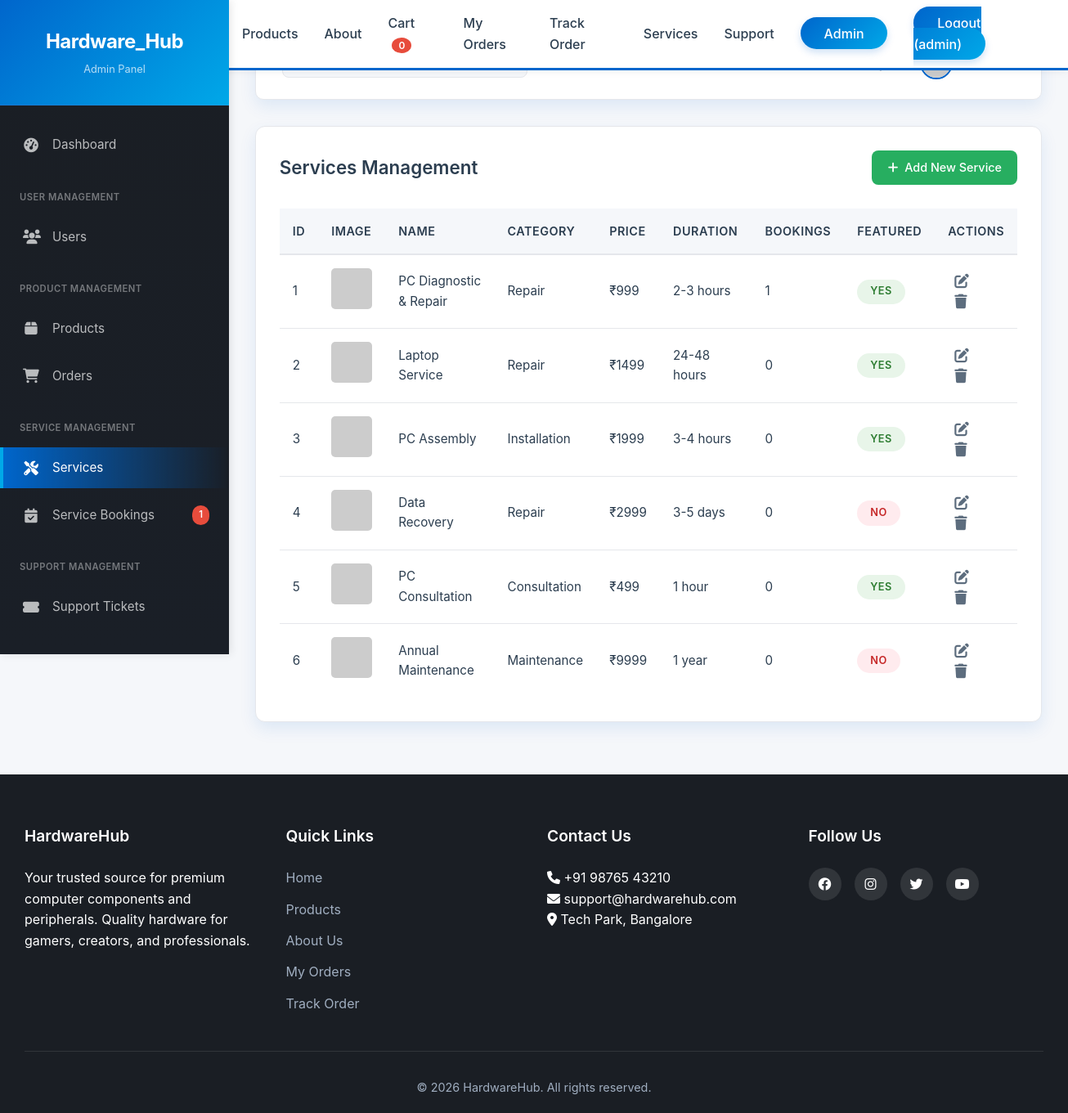
Before: /admin/services (signed in) with the older database file.
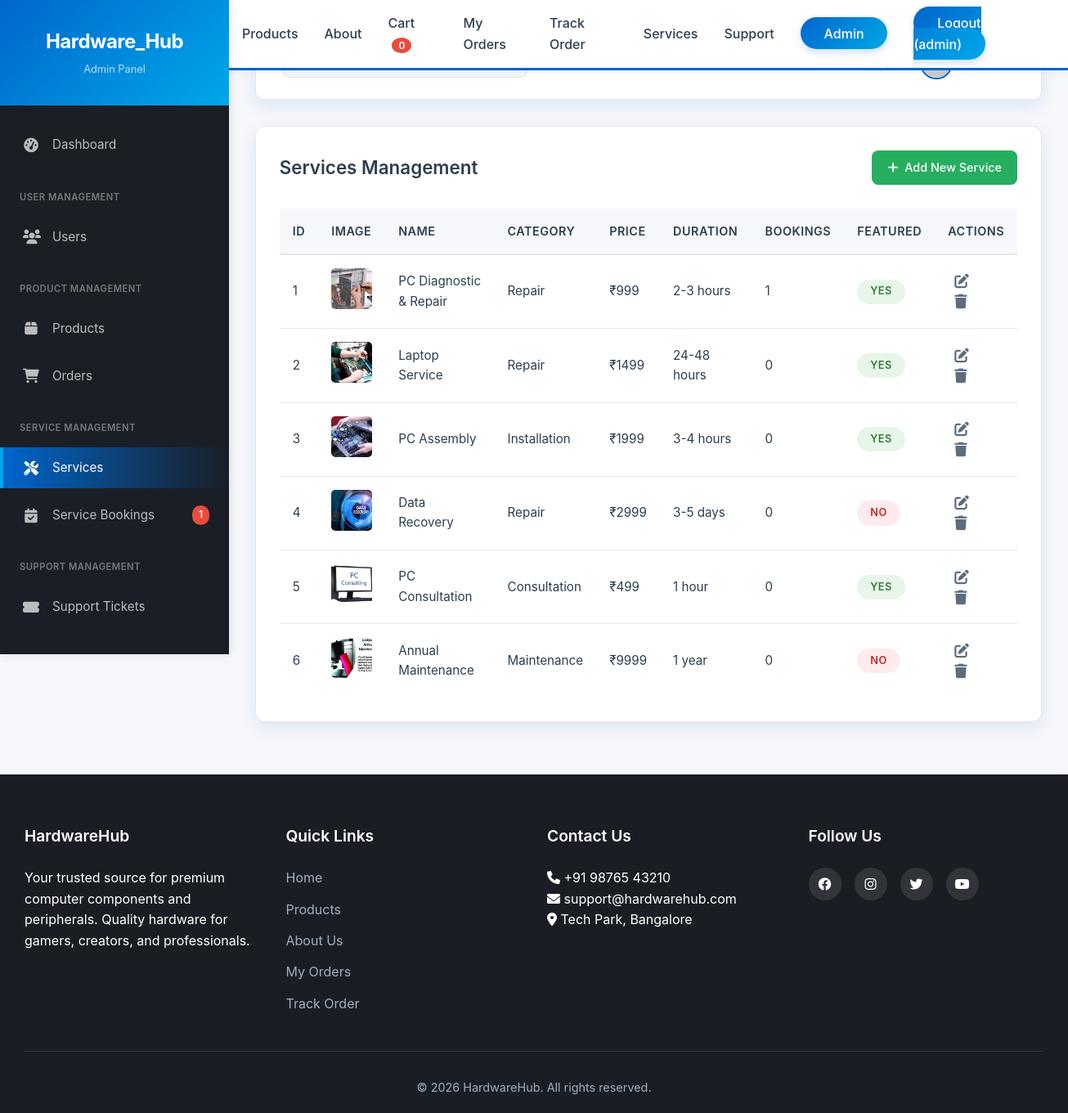
After: the same page with the newer database file.
### app.py (models this page shows)
class Service(db.Model):
    id = db.Column(db.Integer, primary_key=True)
    name = db.Column(db.String(100), nullable=False)
    category = db.Column(db.String(50), nullable=False)
    description = db.Column(db.Text, nullable=False)
    price = db.Column(db.Integer, nullable=False)
    duration = db.Column(db.String(50))
    includes = db.Column(db.Text)
    image = db.Column(db.String(200))
    featured = db.Column(db.Boolean, default=False)
    created_at = db.Column(db.DateTime, default=datetime.utcnow)
    bookings = db.relationship('ServiceBooking', backref='service', lazy=True)

### app.py (the view)
@app.route('/admin/services')
@login_required
@admin_required
def admin_services():
    services = Service.query.all()
    open_tickets_count = SupportTicket.query.filter_by(status='open').count()
    unread_bookings_count = ServiceBooking.query.filter_by(status='pending').count()
    return render_template('admin/services.html', services=services,
                         open_tickets_count=open_tickets_count,
                         unread_bookings_count=unread_bookings_count)

### app.py (called while the page is built)
def admin_required(f):
    @wraps(f)
    def decorated_function(*args, **kwargs):
        if not current_user.is_authenticated or not current_user.is_admin:
            flash('You need admin privileges to access this page.', 'danger')
            return redirect(url_for('index'))
        return f(*args, **kwargs)
    return decorated_function

@login_manager.user_loader
def load_user(user_id):
    return User.query.get(int(user_id))

### templates/admin/services.html (shortened to what this page needs)
{% extends "base.html" %}
{% block extra_css %}
<link rel="stylesheet" href="{{ url_for('static', filename='css/admin.css') }}">
{% endblock %}
{% block content %}
<div class="admin-container">
    {% include 'admin/sidebar.html' %}
    <main class="admin-main">
        <div class="admin-top-bar">
            <div class="admin-search">
            </div>
            <div class="admin-user">
                <div class="admin-notifications">
                    <span class="notification-badge">{{ open_tickets_count + unread_bookings_count }}</span>
                </div>
                <div class="admin-profile">
                    <span>{{ current_user.username }}</span>
                </div>
            </div>
        </div>
        <div class="admin-table-container">
            <div class="admin-table-header">
                <h2>Services Management</h2>
                <a href="{{ url_for('admin_add_service') }}" class="admin-btn admin-btn-success">
                    <i class="fas fa-plus"></i> Add New Service
                </a>
            </div>
            <table class="admin-table" id="servicesTable">
                <thead>
                    <tr>
                        <th>ID</th>
                        <th>Image</th>
                        <th>Name</th>
                        <th>Category</th>
                        <th>Price</th>
                        <th>Duration</th>
                        <th>Bookings</th>
                        <th>Featured</th>
                        <th>Actions</th>
                    </tr>
                </thead>
                <tbody>
                    {% for service in services %}
                    <tr>
                        <td>{{ service.id }}</td>
                        <td>
                            {% if service.image %}
                            <img src="{{ url_for('static', filename='img/services/' + service.image) }}" alt="{{ service.name }}" style="width: 50px; height: 50px; object-fit: cover; border-radius: 5px;">
                            {% else %}
                            <img src="https://via.placeholder.com/50?text=Service" alt="No image" style="width: 50px; height: 50px; object-fit: cover; border-radius: 5px;">
                            {% endif %}
                        </td>
                        <td>{{ service.name }}</td>
                        <td>{{ service.category }}</td>
                        <td>₹{{ service.price }}</td>
                        <td>{{ service.duration }}</td>
                        <td>{{ service.bookings|length }}</td>
                        <td>
                            {% if service.featured %}
                            <span class="status-badge status-active">Yes</span>
                            {% else %}
                            <span class="status-badge status-inactive">No</span>
                            {% endif %}
                        </td>
                        <td>
                            <a href="{{ url_for('admin_edit_service', service_id=service.id) }}" class="action-icon edit" title="Edit">
                                <i class="fas fa-edit"></i>
                            </a>
                            <form method="POST" action="{{ url_for('admin_delete_service', service_id=service.id) }}" style="display: inline;" onsubmit="return confirm('Are you sure you want to delete this service?');">
                                <button type="submit" style="background: none; border: none; cursor: pointer;" class="action-icon delete" title="Delete">
                                    <i class="fas fa-trash"></i>
                                </button>
                            </form>
                        </td>
                    </tr>
                    {% endfor %}
                </tbody>
            </table>
        </div>
    </main>
</div>
{% endblock %}

Changed rows visible on the page:
changed Service "PC Diagnostic & Repair": image: picture added
changed Service "Laptop Service": image: picture added
changed Service "PC Assembly": image: picture added
changed Service "Data Recovery": image: picture added
changed Service "PC Consultation": image: picture added
changed Service "Annual Maintenance": image: picture added
